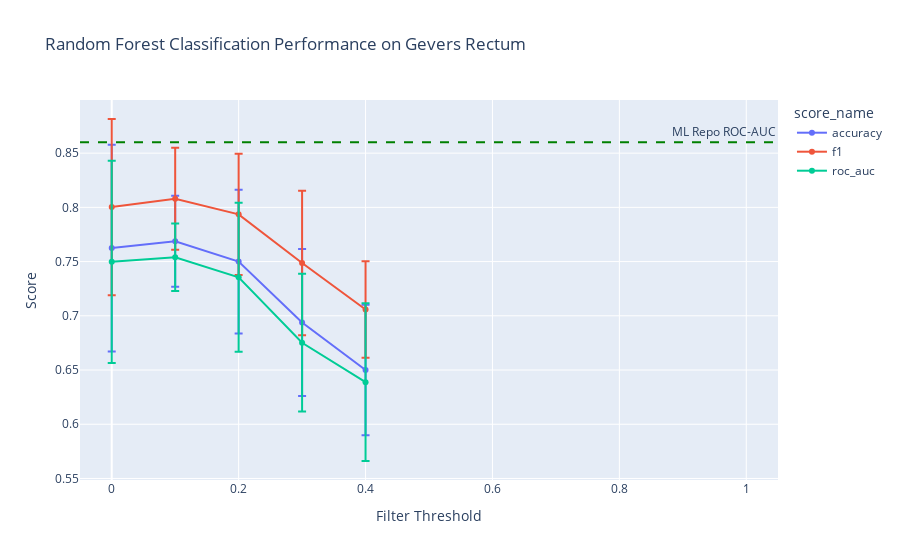
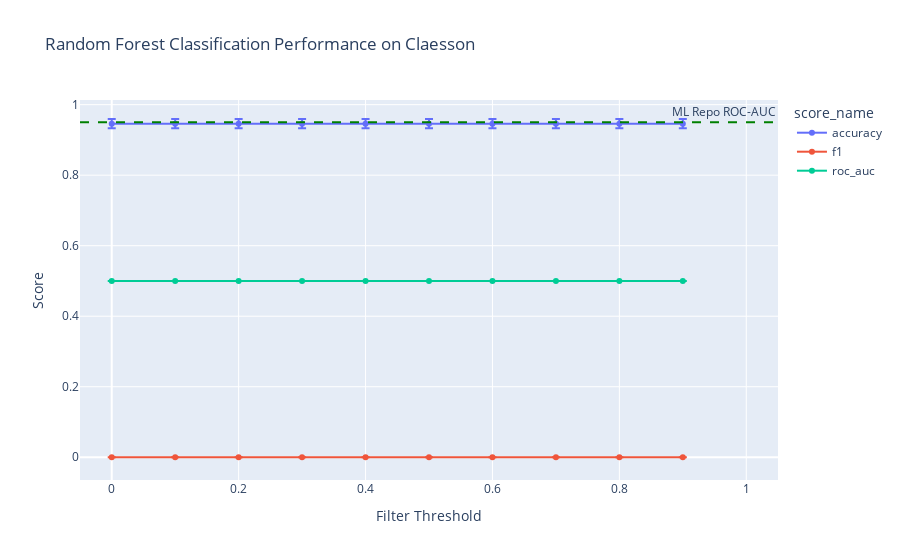
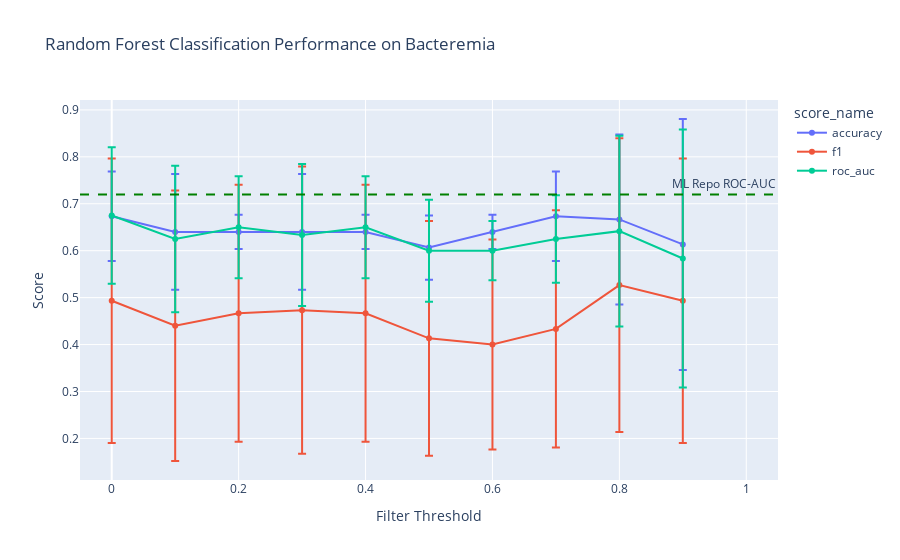
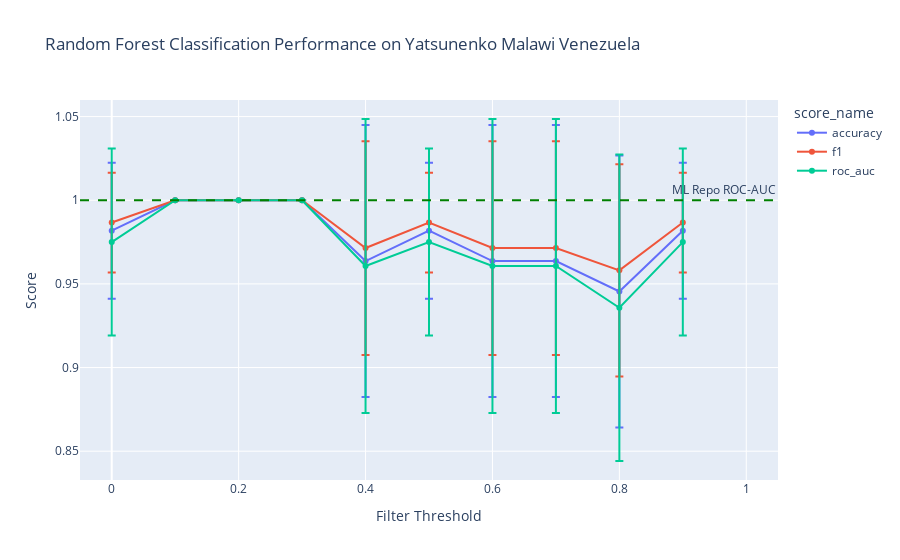

Notebook cell for these charts, in order:
### Code cell
# individual plots for each dataset
for subdir in os.listdir(data_dir):
    
    ml_repo_roc_auc = None
    if subdir in ml_repo_data_to_roc_auc:
        ml_repo_roc_auc = ml_repo_data_to_roc_auc[subdir]
    
    _df = df[df['data'] == subdir]
    fig = plot(_df, subdir, ml_repo_roc_auc=ml_repo_roc_auc)
    fig.show()
    
    path = 'reports/filter_threshold/{}_plot.png'.format(subdir)
    fig.write_html(make_dir(path))

### Figure 1 — Plotly figure (JSON) as saved in the notebook; plotly's stock layout.template omitted (floating-point values rounded to 4 significant figures)
{"data": [{"error_y": {"array": [0.0953, 0.04193, 0.06629, 0.06775, 0.06011]}, "hovertemplate": "score_name=accuracy<br>filter_threshold=%{x}<br>mean=%{y}<extra></extra>", "legendgroup": "accuracy", "line": {"color": "#636efa", "dash": "solid"}, "marker": {"symbol": "circle"}, "mode": "lines+markers", "name": "accuracy", "orientation": "v", "showlegend": true, "type": "scatter", "x": [0, 0.1, 0.2, 0.3, 0.4], "xaxis": "x", "y": [0.7625, 0.7688, 0.75, 0.6937, 0.65], "yaxis": "y"}, {"error_y": {"array": [0.08122, 0.04698, 0.05583, 0.06656, 0.04446]}, "hovertemplate": "score_name=f1<br>filter_threshold=%{x}<br>mean=%{y}<extra></extra>", "legendgroup": "f1", "line": {"color": "#EF553B", "dash": "solid"}, "marker": {"symbol": "circle"}, "mode": "lines+markers", "name": "f1", "orientation": "v", "showlegend": true, "type": "scatter", "x": [0, 0.1, 0.2, 0.3, 0.4], "xaxis": "x", "y": [0.8003, 0.8079, 0.7935, 0.7487, 0.7059], "yaxis": "y"}, {"error_y": {"array": [0.09336, 0.03117, 0.0687, 0.06352, 0.07269]}, "hovertemplate": "score_name=roc_auc<br>filter_threshold=%{x}<br>mean=%{y}<extra></extra>", "legendgroup": "roc_auc", "line": {"color": "#00cc96", "dash": "solid"}, "marker": {"symbol": "circle"}, "mode": "lines+markers", "name": "roc_auc", "orientation": "v", "showlegend": true, "type": "scatter", "x": [0, 0.1, 0.2, 0.3, 0.4], "xaxis": "x", "y": [0.7497, 0.754, 0.7355, 0.6752, 0.6388], "yaxis": "y"}], "layout": {"annotations": [{"showarrow": false, "text": "ML Repo ROC-AUC", "x": 1, "xanchor": "right", "xref": "x domain", "y": 0.86, "yanchor": "bottom", "yref": "y"}], "legend": {"title": {"text": "score_name"}, "tracegroupgap": 0}, "shapes": [{"line": {"color": "green", "dash": "dash", "width": 2}, "type": "line", "x0": 0, "x1": 1, "xref": "x domain", "y0": 0.86, "y1": 0.86, "yref": "y"}], "title": {"text": "Random Forest Classification Performance on Gevers Rectum"}, "xaxis": {"anchor": "y", "domain": [0, 1], "range": [-0.05, 1.05], "title": {"text": "Filter Threshold"}}, "yaxis": {"anchor": "x", "domain": [0, 1], "title": {"text": "Score"}}}}

### Figure 2 — Plotly figure (JSON) as saved in the notebook; plotly's stock layout.template omitted (floating-point values rounded to 4 significant figures)
{"data": [{"error_y": {"array": [0.01318, 0.01318, 0.01318, 0.01318, 0.01318, 0.01318, 0.01318, 0.01318, 0.01318, 0.01318]}, "hovertemplate": "score_name=accuracy<br>filter_threshold=%{x}<br>mean=%{y}<extra></extra>", "legendgroup": "accuracy", "line": {"color": "#636efa", "dash": "solid"}, "marker": {"symbol": "circle"}, "mode": "lines+markers", "name": "accuracy", "orientation": "v", "showlegend": true, "type": "scatter", "x": [0, 0.1, 0.2, 0.3, 0.4, 0.5, 0.6, 0.7, 0.8, 0.9], "xaxis": "x", "y": [0.9462, 0.9462, 0.9462, 0.9462, 0.9462, 0.9462, 0.9462, 0.9462, 0.9462, 0.9462], "yaxis": "y"}, {"error_y": {"array": [0, 0, 0, 0, 0, 0, 0, 0, 0, 0]}, "hovertemplate": "score_name=f1<br>filter_threshold=%{x}<br>mean=%{y}<extra></extra>", "legendgroup": "f1", "line": {"color": "#EF553B", "dash": "solid"}, "marker": {"symbol": "circle"}, "mode": "lines+markers", "name": "f1", "orientation": "v", "showlegend": true, "type": "scatter", "x": [0, 0.1, 0.2, 0.3, 0.4, 0.5, 0.6, 0.7, 0.8, 0.9], "xaxis": "x", "y": [0, 0, 0, 0, 0, 0, 0, 0, 0, 0], "yaxis": "y"}, {"error_y": {"array": [0, 0, 0, 0, 0, 0, 0, 0, 0, 0]}, "hovertemplate": "score_name=roc_auc<br>filter_threshold=%{x}<br>mean=%{y}<extra></extra>", "legendgroup": "roc_auc", "line": {"color": "#00cc96", "dash": "solid"}, "marker": {"symbol": "circle"}, "mode": "lines+markers", "name": "roc_auc", "orientation": "v", "showlegend": true, "type": "scatter", "x": [0, 0.1, 0.2, 0.3, 0.4, 0.5, 0.6, 0.7, 0.8, 0.9], "xaxis": "x", "y": [0.5, 0.5, 0.5, 0.5, 0.5, 0.5, 0.5, 0.5, 0.5, 0.5], "yaxis": "y"}], "layout": {"annotations": [{"showarrow": false, "text": "ML Repo ROC-AUC", "x": 1, "xanchor": "right", "xref": "x domain", "y": 0.95, "yanchor": "bottom", "yref": "y"}], "legend": {"title": {"text": "score_name"}, "tracegroupgap": 0}, "shapes": [{"line": {"color": "green", "dash": "dash", "width": 2}, "type": "line", "x0": 0, "x1": 1, "xref": "x domain", "y0": 0.95, "y1": 0.95, "yref": "y"}], "title": {"text": "Random Forest Classification Performance on Claesson"}, "xaxis": {"anchor": "y", "domain": [0, 1], "range": [-0.05, 1.05], "title": {"text": "Filter Threshold"}}, "yaxis": {"anchor": "x", "domain": [0, 1], "title": {"text": "Score"}}}}

### Figure 3 — Plotly figure (JSON) as saved in the notebook; plotly's stock layout.template omitted (floating-point values rounded to 4 significant figures)
{"data": [{"error_y": {"array": [0.09545, 0.1234, 0.03651, 0.1234, 0.03651, 0.06831, 0.03651, 0.09545, 0.181, 0.2673]}, "hovertemplate": "score_name=accuracy<br>filter_threshold=%{x}<br>mean=%{y}<extra></extra>", "legendgroup": "accuracy", "line": {"color": "#636efa", "dash": "solid"}, "marker": {"symbol": "circle"}, "mode": "lines+markers", "name": "accuracy", "orientation": "v", "showlegend": true, "type": "scatter", "x": [0, 0.1, 0.2, 0.3, 0.4, 0.5, 0.6, 0.7, 0.8, 0.9], "xaxis": "x", "y": [0.6733, 0.64, 0.64, 0.64, 0.64, 0.6067, 0.64, 0.6733, 0.6667, 0.6133], "yaxis": "y"}, {"error_y": {"array": [0.3031, 0.2881, 0.2739, 0.3059, 0.2739, 0.2501, 0.2236, 0.2528, 0.313, 0.3031]}, "hovertemplate": "score_name=f1<br>filter_threshold=%{x}<br>mean=%{y}<extra></extra>", "legendgroup": "f1", "line": {"color": "#EF553B", "dash": "solid"}, "marker": {"symbol": "circle"}, "mode": "lines+markers", "name": "f1", "orientation": "v", "showlegend": true, "type": "scatter", "x": [0, 0.1, 0.2, 0.3, 0.4, 0.5, 0.6, 0.7, 0.8, 0.9], "xaxis": "x", "y": [0.4933, 0.44, 0.4667, 0.4733, 0.4667, 0.4133, 0.4, 0.4333, 0.5267, 0.4933], "yaxis": "y"}, {"error_y": {"array": [0.1455, 0.1559, 0.1087, 0.1514, 0.1087, 0.1087, 0.06319, 0.09317, 0.2033, 0.2748]}, "hovertemplate": "score_name=roc_auc<br>filter_threshold=%{x}<br>mean=%{y}<extra></extra>", "legendgroup": "roc_auc", "line": {"color": "#00cc96", "dash": "solid"}, "marker": {"symbol": "circle"}, "mode": "lines+markers", "name": "roc_auc", "orientation": "v", "showlegend": true, "type": "scatter", "x": [0, 0.1, 0.2, 0.3, 0.4, 0.5, 0.6, 0.7, 0.8, 0.9], "xaxis": "x", "y": [0.675, 0.625, 0.65, 0.6333, 0.65, 0.6, 0.6, 0.625, 0.6417, 0.5833], "yaxis": "y"}], "layout": {"annotations": [{"showarrow": false, "text": "ML Repo ROC-AUC", "x": 1, "xanchor": "right", "xref": "x domain", "y": 0.72, "yanchor": "bottom", "yref": "y"}], "legend": {"title": {"text": "score_name"}, "tracegroupgap": 0}, "shapes": [{"line": {"color": "green", "dash": "dash", "width": 2}, "type": "line", "x0": 0, "x1": 1, "xref": "x domain", "y0": 0.72, "y1": 0.72, "yref": "y"}], "title": {"text": "Random Forest Classification Performance on Bacteremia"}, "xaxis": {"anchor": "y", "domain": [0, 1], "range": [-0.05, 1.05], "title": {"text": "Filter Threshold"}}, "yaxis": {"anchor": "x", "domain": [0, 1], "title": {"text": "Score"}}}}

### Figure 4 — Plotly figure (JSON) as saved in the notebook; plotly's stock layout.template omitted (floating-point values rounded to 4 significant figures)
{"data": [{"error_y": {"array": [0.04066, 0, 0, 0, 0.08131, 0.04066, 0.08131, 0.08131, 0.08131, 0.04066]}, "hovertemplate": "score_name=accuracy<br>filter_threshold=%{x}<br>mean=%{y}<extra></extra>", "legendgroup": "accuracy", "line": {"color": "#636efa", "dash": "solid"}, "marker": {"symbol": "circle"}, "mode": "lines+markers", "name": "accuracy", "orientation": "v", "showlegend": true, "type": "scatter", "x": [0, 0.1, 0.2, 0.3, 0.4, 0.5, 0.6, 0.7, 0.8, 0.9], "xaxis": "x", "y": [0.9818, 1, 1, 1, 0.9636, 0.9818, 0.9636, 0.9636, 0.9455, 0.9818], "yaxis": "y"}, {"error_y": {"array": [0.02981, 0, 0, 0, 0.06389, 0.02981, 0.06389, 0.06389, 0.06339, 0.02981]}, "hovertemplate": "score_name=f1<br>filter_threshold=%{x}<br>mean=%{y}<extra></extra>", "legendgroup": "f1", "line": {"color": "#EF553B", "dash": "solid"}, "marker": {"symbol": "circle"}, "mode": "lines+markers", "name": "f1", "orientation": "v", "showlegend": true, "type": "scatter", "x": [0, 0.1, 0.2, 0.3, 0.4, 0.5, 0.6, 0.7, 0.8, 0.9], "xaxis": "x", "y": [0.9867, 1, 1, 1, 0.9714, 0.9867, 0.9714, 0.9714, 0.9581, 0.9867], "yaxis": "y"}, {"error_y": {"array": [0.0559, 0, 0, 0, 0.08785, 0.0559, 0.08785, 0.08785, 0.09158, 0.0559]}, "hovertemplate": "score_name=roc_auc<br>filter_threshold=%{x}<br>mean=%{y}<extra></extra>", "legendgroup": "roc_auc", "line": {"color": "#00cc96", "dash": "solid"}, "marker": {"symbol": "circle"}, "mode": "lines+markers", "name": "roc_auc", "orientation": "v", "showlegend": true, "type": "scatter", "x": [0, 0.1, 0.2, 0.3, 0.4, 0.5, 0.6, 0.7, 0.8, 0.9], "xaxis": "x", "y": [0.975, 1, 1, 1, 0.9607, 0.975, 0.9607, 0.9607, 0.9357, 0.975], "yaxis": "y"}], "layout": {"annotations": [{"showarrow": false, "text": "ML Repo ROC-AUC", "x": 1, "xanchor": "right", "xref": "x domain", "y": 1, "yanchor": "bottom", "yref": "y"}], "legend": {"title": {"text": "score_name"}, "tracegroupgap": 0}, "shapes": [{"line": {"color": "green", "dash": "dash", "width": 2}, "type": "line", "x0": 0, "x1": 1, "xref": "x domain", "y0": 1, "y1": 1, "yref": "y"}], "title": {"text": "Random Forest Classification Performance on Yatsunenko Malawi Venezuela"}, "xaxis": {"anchor": "y", "domain": [0, 1], "range": [-0.05, 1.05], "title": {"text": "Filter Threshold"}}, "yaxis": {"anchor": "x", "domain": [0, 1], "title": {"text": "Score"}}}}
